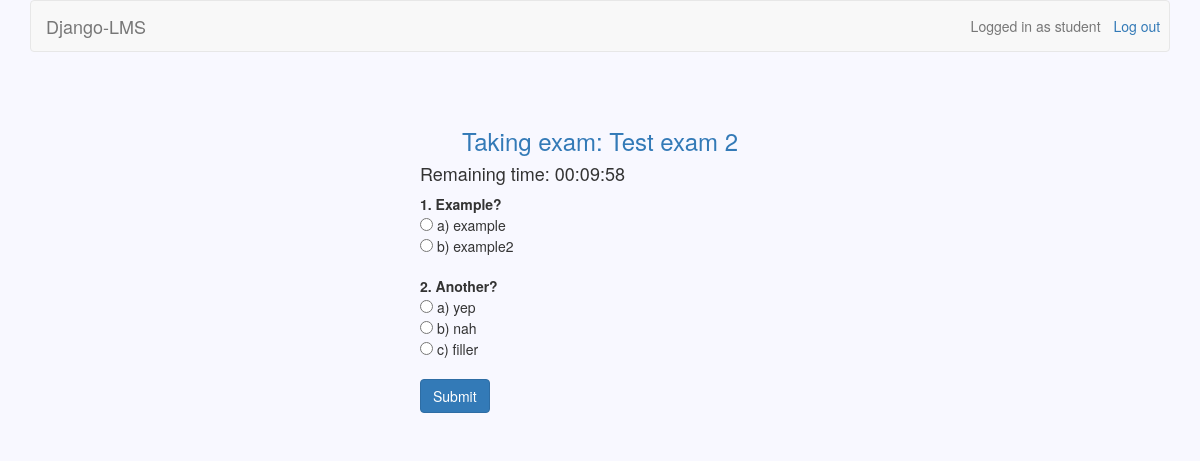
/courses/1/exams/2/take (signed in), run on the app's committed database.
### users/models.py (models this page shows)
class User(AbstractUser):
    is_teacher = models.BooleanField(default=False)
    created = models.DateTimeField(auto_now_add=True)
    USERNAME_FIELD = 'username'
    objects = UserManager()

### exams/models.py (models this page shows)
class Exam(models.Model):
    owner = models.CharField(max_length=30)
    name = models.CharField(max_length=30)
    description = models.TextField(blank=True)
    created = models.DateTimeField(auto_now_add=True)
    updated = models.DateTimeField(auto_now=True)
    password = models.CharField(max_length=10, blank=True)
    time_limit = models.TimeField()
    active_from = models.DateTimeField()
    active_to = models.DateTimeField()
    course = models.ForeignKey(Course)
    category = models.CharField(max_length=30)
    question_count = models.IntegerField()
    questions = models.ManyToManyField(Question, blank=True,
        through='ExamQuestion')
    @property
    def active(self):
        return (timezone.now() >= self.active_from and
            timezone.now() < self.active_to)

class ExamQuestion(models.Model):
    question = models.ForeignKey(Question)
    exam = models.ForeignKey(Exam)

### questions/models.py (models this page shows)
class Question(models.Model):
    owner = models.CharField(max_length=30)
    name = models.CharField(max_length=30)
    category = models.CharField(max_length=30)
    question_text = models.TextField()
    course = models.ForeignKey(Course)

class Choice(models.Model):
    choice_text = models.CharField(max_length=30)
    correct = models.BooleanField(default=False)
    question = models.ForeignKey(Question)

### exams/views.py (the view, shortened to what this page needs)
# urls.py: url(r'^(?P<exam_id>\d+)/take$', views.take_exam, name='take_exam'),
@user_passes_test(student_check)
def take_exam(request, course_id, exam_id):
    if (Participation.objects.filter(user=request.user, course=course_id)
        .exists()):
        course = Course.objects.get(id=course_id)
        exam = Exam.objects.get(id=exam_id)
        exam_questions = ExamQuestion.objects.filter(exam=exam).order_by('?')
        if exam.active:
            try:
                score = Score.objects.get(student=request.user, exam=exam)
                messages.add_message(request, messages.INFO,
                    'Exam already taken')
                return redirect('/courses/' +  course_id + '/exams/' +
                    exam_id + '/s')
            except ObjectDoesNotExist:
                return render(request, 'take_exam.html', {'course': course,
                    'exam': exam, 'exam_questions': exam_questions})
        messages.add_message(request, messages.INFO, 'Exam inactive.')
        return redirect('/courses/' +  course_id + '/exams/' + exam_id + '/s')
    else:
        return redirect('/courses/s')

### courses/views.py (called while the page is built)
def student_check(user):
    return not user.is_teacher

### exams/templatetags/to_char.py (called while the page is built)
@register.filter()
def to_char(value):
    return chr(96+value)

### exams/templates/take_exam.html (shortened to what this page needs)
{% extends 'base.html' %}
{% load to_char %}
{% block dashboard %}
	<div class="hidden">
		<h3 class="text-primary text-center">Taking exam: {{ exam.name }}</h3>
		<h4 id="remaining"></h4>
		<form action="{% url 'take_exam' course.id exam.id %}" method="post">
		<table>
			{% for exam_quest in exam_questions %}
				<thead>
					<tr>
						<th>{{ forloop.counter }}. {{ exam_quest.question.question_text }}</th>
					</tr>
				</thead>
				{% for choice in exam_quest.question.choice_set.all %}
					<tr class="choices">
						<td><input type="radio" name="{{ choice.question.id }}" value="{{ choice.id }}">
							{{ forloop.counter|to_char }}) {{ choice.choice_text }}
						</td>
					</tr>
				{% endfor %}
			{% endfor %}
		</table>
		<button class="btn btn-primary" id="submit" type="submit">Submit</button>
		</form>
	</div>
{% endblock %}

### django-lms/templates/base.html (shortened to what this page needs)
{% load staticfiles %}
<!DOCTYPE html>
<html>
    <head>
        <link href="/static/bootstrap/css/bootstrap.min.css" rel="stylesheet">
        <link href="/static/base.css" rel="stylesheet">
	</head>
    <body>
        <div class="container">
            <nav class="navbar navbar-default" role="navigation">
                {% if user.is_active %}
                    {% if user.is_teacher %}
                        <a class="navbar-brand" href="{% url 'teacher_page' %}">Django-LMS</a>
                    {% else %}
                        <a class="navbar-brand" href="{% url 'student_page' %}">Django-LMS</a>
                    {% endif %}
                    <a class="btn navbar-btn navbar-right" id="logout" href="{% url 'logout' %}">Log out</a>
                    <span class="navbar-text navbar-right">Logged in as {{ user.username }}</span>
                {% else %}
                    <a class="navbar-brand" href="/">Django-LMS</a>
                    <a class="btn navbar-btn navbar-right" id="login" href="{% url 'login' %}">Log in</a>
                    <a class="btn navbar-btn navbar-right" id="signup" href="{% url 'signup' %}">Sign up</a>
                {% endif %}
            </nav>
            <div class="row">
                <form class="form-horizontal col-md-6 col-md-offset-5" action="{% block form_action %}{% endblock %}"
                    method="POST">
                    <div class="form-group col-xs-4">
                    </div>
                </form>
                <div class="col-md-4 col-md-offset-4" >
                    <div class="list-group">
                        {% block dashboard %}{% endblock %}
                    </div>
                </div>
            </div>
        </div>
    </body>
</html>

### django-lms/static/base.css (style rules this page uses)
body { background-color: #F8F8FF; }
#login, #logout { padding-right: 2%; }
tr.choices:last-child > td { padding-bottom: 20px; }

### data on the page
User: username "student"
Exam: name "Test exam 2"
ExamQuestion: question.question_text "Example?"
Choice: choice_text "example"
Choice: choice_text "example2"
ExamQuestion: question.question_text "Another?"
Choice: choice_text "yep"
Choice: choice_text "nah"
Choice: choice_text "filler"
